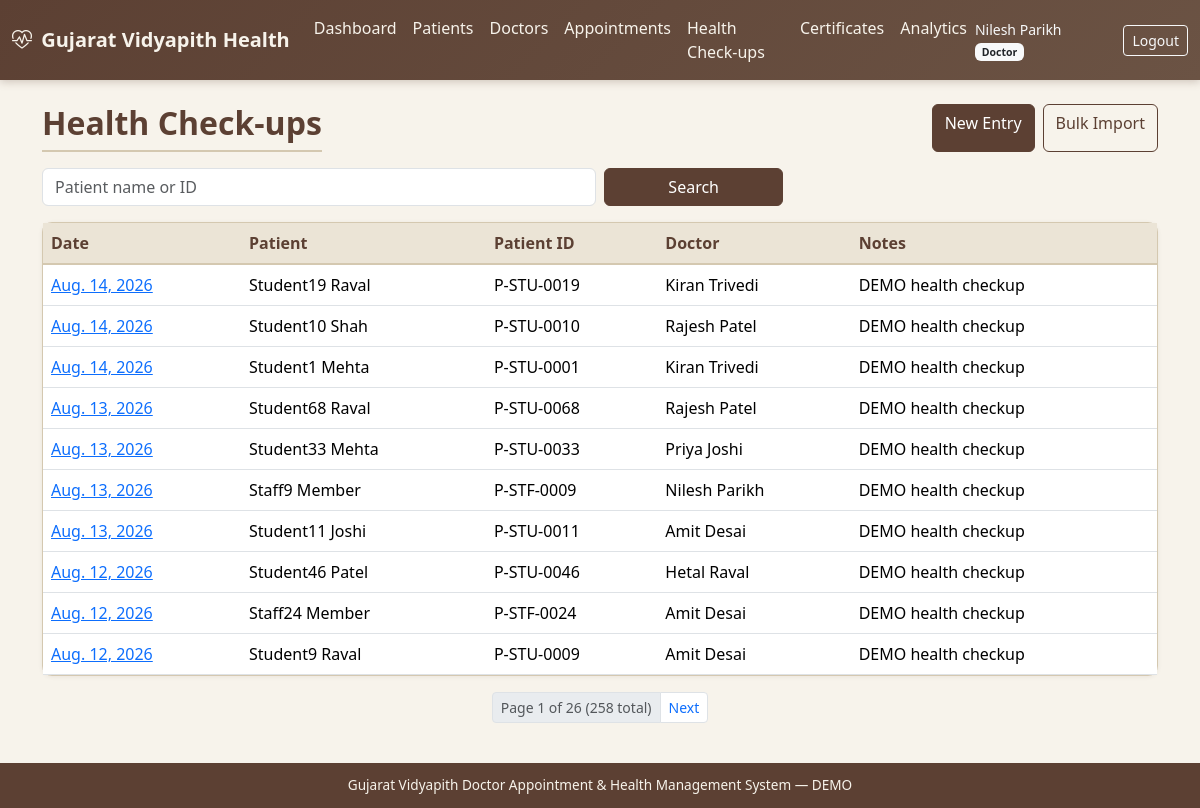
Page /health/ (signed in) on the committed database.
### accounts/models.py (models this page shows, shortened)
class User(AbstractUser):
    role = models.ForeignKey(
        Role, on_delete=models.SET_NULL, null=True, blank=True, related_name='users'
    )
    mobile = models.CharField(max_length=15, blank=True)
    gender = models.CharField(
        max_length=10,
        choices=[('Male', 'Male'), ('Female', 'Female'), ('Other', 'Other')],
        blank=True,
    )
    profile_photo = models.ImageField(upload_to='profiles/', blank=True, null=True)
    is_active_user = models.BooleanField(default=True)
    created_at = models.DateTimeField(auto_now_add=True)
    updated_at = models.DateTimeField(auto_now=True)
    class Meta:
        ordering = ['username']
    @property
    def role_code(self):
        return self.role.code if self.role else None
    def has_role(self, *codes):
        return self.role and self.role.code in codes
    def is_doctor_user(self):
        if self.has_role(Role.DOCTOR, Role.ADMIN, Role.SUPER_ADMIN):
            return True
        try:
            return self.doctor_profile is not None
        except Exception:
            return False

class Role(models.Model):
    ADMIN = 'admin'
    DOCTOR = 'doctor'
    STUDENT = 'student'
    STAFF = 'staff'
    STAFF_FAMILY = 'staff_family'
    HOD = 'hod'
    SUPER_ADMIN = 'super_admin'
    ROLE_CHOICES = [
        (ADMIN, 'Administrator'),
        (DOCTOR, 'Doctor'),
        (STUDENT, 'Student'),
        (STAFF, 'Staff'),
        (STAFF_FAMILY, 'Staff Family Member'),
        (HOD, 'HOD'),
        (SUPER_ADMIN, 'Super Administrator'),
    ]
    code = models.CharField(max_length=20, choices=ROLE_CHOICES, unique=True)
    name = models.CharField(max_length=50)
    description = models.TextField(blank=True)
    is_active = models.BooleanField(default=True)
    created_at = models.DateTimeField(auto_now_add=True)
    class Meta:
        ordering = ['name']

### health_records/models.py (models this page shows, shortened)
class HealthCheckup(models.Model):
    patient = models.ForeignKey(Patient, on_delete=models.CASCADE, related_name='health_checkups')
    doctor = models.ForeignKey(
        Doctor, on_delete=models.SET_NULL, null=True, blank=True, related_name='health_checkups'
    )
    checkup_date = models.DateField(db_index=True)
    notes = models.TextField(blank=True)
    entered_by = models.ForeignKey(
        settings.AUTH_USER_MODEL, on_delete=models.SET_NULL, null=True, blank=True
    )
    created_at = models.DateTimeField(auto_now_add=True)
    is_demo = models.BooleanField(default=False)
    class Meta:
        ordering = ['-checkup_date']
        indexes = [models.Index(fields=['patient', 'checkup_date'])]

### patients/models.py (models this page shows, shortened)
class Patient(models.Model):
    CATEGORY_STUDENT = 'student'
    CATEGORY_STAFF = 'staff'
    CATEGORY_STAFF_FAMILY = 'staff_family'
    CATEGORY_CHOICES = [
        (CATEGORY_STUDENT, 'Student'),
        (CATEGORY_STAFF, 'University Staff'),
        (CATEGORY_STAFF_FAMILY, 'Staff Family Member'),
    ]
    patient_id = models.CharField(max_length=30, unique=True, db_index=True)
    user = models.OneToOneField(
        settings.AUTH_USER_MODEL,
        on_delete=models.SET_NULL,
        null=True,
        blank=True,
        related_name='patient_profile',
    )
    category = models.CharField(max_length=20, choices=CATEGORY_CHOICES, db_index=True)
    name = models.CharField(max_length=150, db_index=True)
    gender = models.CharField(
        max_length=10,
        choices=[('Male', 'Male'), ('Female', 'Female'), ('Other', 'Other')],
        blank=True,
    )
    date_of_birth = models.DateField(null=True, blank=True)
    email = models.EmailField(blank=True, db_index=True)
    mobile = models.CharField(max_length=15, blank=True, db_index=True)
    address = models.TextField(blank=True)
    blood_group = models.CharField(max_length=5, blank=True)
    emergency_contact = models.CharField(max_length=15, blank=True)
    status = models.CharField(
        max_length=20,
        choices=[('Active', 'Active'), ('Inactive', 'Inactive')],
        default='Active',
    )
    created_at = models.DateTimeField(auto_now_add=True)
    updated_at = models.DateTimeField(auto_now=True)
    created_by = models.ForeignKey(
        settings.AUTH_USER_MODEL,
        on_delete=models.SET_NULL,
        null=True,
        blank=True,
        related_name='patients_created',
    )
    class Meta:
        ordering = ['name']
        indexes = [
            models.Index(fields=['name', 'mobile']),
            models.Index(fields=['category', 'status']),
        ]

### doctors/models.py (models this page shows, shortened)
class Doctor(models.Model):
    doctor_id = models.CharField(max_length=30, unique=True)
    user = models.OneToOneField(
        settings.AUTH_USER_MODEL,
        on_delete=models.SET_NULL,
        null=True,
        blank=True,
        related_name='doctor_profile',
    )
    name = models.CharField(max_length=150)
    gender = models.CharField(
        max_length=10,
        choices=[('Male', 'Male'), ('Female', 'Female'), ('Other', 'Other')],
        blank=True,
    )
    qualification = models.CharField(max_length=200, blank=True)
    medical_system = models.ForeignKey(
        MedicalSystem, on_delete=models.SET_NULL, null=True, blank=True, related_name='doctors'
    )
    specialization = models.ForeignKey(
        Specialization, on_delete=models.SET_NULL, null=True, related_name='doctors'
    )
    department = models.ForeignKey(
        Department, on_delete=models.SET_NULL, null=True, blank=True, related_name='doctors'
    )
    registration_number = models.CharField(max_length=50, blank=True)
    email = models.EmailField(blank=True)
    mobile = models.CharField(max_length=15, blank=True)
    experience_years = models.PositiveSmallIntegerField(default=0)
    profile_photo = models.ImageField(upload_to='doctors/', blank=True, null=True)
    availability = models.CharField(
        max_length=20,
        choices=[('Available', 'Available'), ('Unavailable', 'Unavailable'), ('On Leave', 'On Leave')],
        default='Available',
    )
    status = models.CharField(
        max_length=20,
        choices=[('Active', 'Active'), ('Inactive', 'Inactive')],
        default='Active',
    )
    created_at = models.DateTimeField(auto_now_add=True)
    updated_at = models.DateTimeField(auto_now=True)
    class Meta:
        ordering = ['name']

### health_records/views.py (the view)
# urls.py: path('', views.index, name='index'),
@login_required
def index(request):
    q = request.GET.get('q', '').strip()
    qs = HealthCheckup.objects.select_related('patient', 'doctor').order_by('-checkup_date')
    qs = patient_scoped_qs(request.user, qs)
    if q:
        from django.db.models import Q
        qs = qs.filter(Q(patient__name__icontains=q) | Q(patient__patient_id__icontains=q))
    page = Paginator(qs, 10).get_page(request.GET.get('page'))
    return render(request, 'health_records/list.html', {
        'page_obj': page, 'checkups': page, 'q': q,
    })

### accounts/authorization.py (called while the page is built)
def is_admin(user):
    if not user or not user.is_authenticated:
        return False
    if user.is_superuser:
        return True
    role = getattr(user, 'role', None)
    if role and role.code in (Role.ADMIN, Role.SUPER_ADMIN):
        return True
    return False

def is_doctor(user):
    if not user or not user.is_authenticated:
        return False
    if user.is_superuser or is_admin(user):
        return True
    role = getattr(user, 'role', None)
    if role and role.code == Role.DOCTOR:
        return True
    if get_doctor_profile(user) is not None:
        return True
    return False

def patient_scoped_qs(user, queryset, patient_field='patient'):
    if is_admin(user) or is_doctor(user):
        return queryset
    own = get_linked_patient(user)
    if own is None:
        return queryset.none()
    return queryset.filter(**{patient_field: own})

### templates/health_records/list.html (shortened to what this page needs)
{% extends "base.html" %}
{% block content %}
<div class="container">
  <div class="d-flex justify-content-between mb-3 flex-wrap gap-2">
    <h2 class="page-title mb-0">Health Check-ups</h2>
    {% if user.is_doctor_user or user.is_admin_user or user.is_superuser %}
    <div class="d-flex gap-2">
      <a href="{% url 'health_records:entry_start' %}" class="btn btn-gv">New Entry</a>
      <a href="{% url 'health_records:bulk_import' %}" class="btn btn-outline-gv">Bulk Import</a>
    </div>
    {% endif %}
  </div>
  <form class="row g-2 mb-3" method="get">
    <div class="col-md-6"><input name="q" value="{{ q }}" class="form-control" placeholder="Patient name or ID"></div>
    <div class="col-md-2"><button class="btn btn-gv w-100">Search</button></div>
  </form>
  <div class="card card-gv">
    <div class="table-responsive">
      <table class="table table-gv table-hover mb-0">
        <thead>
          <tr>
            <th>Date</th>
            <th>Patient</th>
            <th>Patient ID</th>
            <th>Doctor</th>
            <th>Notes</th>
          </tr>
        </thead>
        <tbody>
        {% for c in checkups %}
        <tr>
          <td><a href="{% url 'health_records:detail' c.pk %}">{{ c.checkup_date }}</a></td>
          <td>{{ c.patient.name }}</td>
          <td>{{ c.patient.patient_id }}</td>
          <td>{{ c.doctor.name|default:"—" }}</td>
          <td>{{ c.notes|truncatechars:40 }}</td>
        </tr>
        {% empty %}
        <tr><td colspan="5" class="text-center text-muted">No records</td></tr>
        {% endfor %}
        </tbody>
      </table>
    </div>
  </div>
  {% include "includes/pagination.html" %}
</div>
{% endblock %}

### templates/base.html (shortened to what this page needs)
{% load static %}
<!DOCTYPE html>
<html lang="en">
<head>
  <link href="https://cdn.jsdelivr.net/npm/bootstrap@5.3.3/dist/css/bootstrap.min.css" rel="stylesheet">
  <link href="https://cdn.jsdelivr.net/npm/bootstrap-icons@1.11.3/font/bootstrap-icons.min.css" rel="stylesheet">
  <link href="{% static 'css/gv-theme.css' %}" rel="stylesheet">
</head>
<body class="d-flex flex-column">
{% if user.is_authenticated %}
<nav class="navbar navbar-expand-lg navbar-gv">
  <div class="container-fluid">
    <a class="navbar-brand fw-semibold" href="{% url 'accounts:dashboard' %}">
      <i class="bi bi-heart-pulse me-1"></i> Gujarat Vidyapith Health
    </a>
    <div class="collapse navbar-collapse" id="navMain">
      <ul class="navbar-nav me-auto">
        <li class="nav-item"><a class="nav-link" href="{% url 'accounts:dashboard' %}">Dashboard</a></li>
        {% if user.is_superuser or user.role_code == 'admin' or user.role_code == 'super_admin' or user.role_code == 'doctor' %}
        <li class="nav-item"><a class="nav-link" href="{% url 'patients:index' %}">Patients</a></li>
        {% endif %}
        <li class="nav-item"><a class="nav-link" href="{% url 'doctors:index' %}">Doctors</a></li>
        <li class="nav-item"><a class="nav-link" href="{% url 'appointments:index' %}">Appointments</a></li>
        <li class="nav-item"><a class="nav-link" href="{% url 'health_records:index' %}">Health Check-ups</a></li>
        <li class="nav-item"><a class="nav-link" href="{% url 'certificates:index' %}">Certificates</a></li>
        <li class="nav-item"><a class="nav-link" href="{% url 'analytics:index' %}">Analytics</a></li>
      </ul>
      <span class="navbar-text text-light me-3 small">
        {{ user.get_full_name|default:user.username }}
        {% if user.role %}<span class="badge bg-light text-dark">{{ user.role.name }}</span>{% endif %}
      </span>
      <a class="btn btn-sm btn-outline-light" href="{% url 'accounts:logout' %}">Logout</a>
    </div>
  </div>
</nav>
{% endif %}
<main class="container-fluid py-4 flex-grow-1">
  {% block content %}{% endblock %}
</main>
<footer class="footer-gv text-center">
  <div class="container">
    Gujarat Vidyapith Doctor Appointment &amp; Health Management System &mdash; DEMO
  </div>
</footer>
</body>
</html>

### static/css/gv-theme.css (style rules this page uses)
:root { --gv-cream: #f7f3eb; --gv-cream-dark: #ebe4d6; --gv-brown: #5c4033; --gv-brown-light: #8b6914; --gv-earth: #6b5344; --gv-muted: #a0896e; --gv-accent: #3d5a40; --gv-text: #2c2416; --gv-border: #d4c8b0; --gv-card: #fffdf8; --gv-success: #4a7c59; --gv-warning: #c4a35a; --gv-danger: #a65d57; }
body { background-color: var(--gv-cream); color: var(--gv-text); font-family: 'Segoe UI', system-ui, -apple-system, sans-serif; min-height: 100vh; }
.navbar-gv { background: linear-gradient(135deg, var(--gv-brown) 0%, var(--gv-earth) 100%); box-shadow: 0 2px 8px rgba(92, 64, 51, 0.25); }
.navbar-gv .navbar-brand, .navbar-gv .nav-link { color: var(--gv-cream) !important; }
.card-gv { background: var(--gv-card); border: 1px solid var(--gv-border); border-radius: 10px; box-shadow: 0 1px 4px rgba(92, 64, 51, 0.08); }
.btn-gv { background: var(--gv-brown); border-color: var(--gv-brown); color: #fff; }
.btn-outline-gv { border-color: var(--gv-brown); color: var(--gv-brown); }
.table-gv thead th { background: var(--gv-cream-dark); color: var(--gv-brown); border-bottom: 2px solid var(--gv-border); font-weight: 600; }
.page-title { color: var(--gv-brown); font-weight: 600; border-bottom: 2px solid var(--gv-border); padding-bottom: 0.5rem; margin-bottom: 1.25rem; }
.footer-gv { background: var(--gv-brown); color: var(--gv-cream); font-size: 0.85rem; padding: 0.75rem 0; margin-top: auto; }

### rows in the picture
User: get_full_name "Nilesh Parikh", role.name "Doctor"
HealthCheckup: checkup_date "Aug. 14, 2026", patient.name "Student19 Raval", patient.patient_id "P-STU-0019", doctor.name "Kiran Trivedi", notes "DEMO health checkup"
HealthCheckup: checkup_date "Aug. 14, 2026", patient.name "Student10 Shah", patient.patient_id "P-STU-0010", doctor.name "Rajesh Patel", notes "DEMO health checkup"
HealthCheckup: checkup_date "Aug. 14, 2026", patient.name "Student1 Mehta", patient.patient_id "P-STU-0001", doctor.name "Kiran Trivedi", notes "DEMO health checkup"
HealthCheckup: checkup_date "Aug. 13, 2026", patient.name "Student68 Raval", patient.patient_id "P-STU-0068", doctor.name "Rajesh Patel", notes "DEMO health checkup"
HealthCheckup: checkup_date "Aug. 13, 2026", patient.name "Student33 Mehta", patient.patient_id "P-STU-0033", doctor.name "Priya Joshi", notes "DEMO health checkup"
HealthCheckup: checkup_date "Aug. 13, 2026", patient.name "Staff9 Member", patient.patient_id "P-STF-0009", doctor.name "Nilesh Parikh", notes "DEMO health checkup"
HealthCheckup: checkup_date "Aug. 13, 2026", patient.name "Student11 Joshi", patient.patient_id "P-STU-0011", doctor.name "Amit Desai", notes "DEMO health checkup"
HealthCheckup: checkup_date "Aug. 12, 2026", patient.name "Student46 Patel", patient.patient_id "P-STU-0046", doctor.name "Hetal Raval", notes "DEMO health checkup"
HealthCheckup: checkup_date "Aug. 12, 2026", patient.name "Staff24 Member", patient.patient_id "P-STF-0024", doctor.name "Amit Desai", notes "DEMO health checkup"
HealthCheckup: checkup_date "Aug. 12, 2026", patient.name "Student9 Raval", patient.patient_id "P-STU-0009", doctor.name "Amit Desai", notes "DEMO health checkup"

### other values in the picture
{{ page_obj.number }} "1"
{{ page_obj.paginator.num_pages }} "26"
{{ page_obj.paginator.count }} "258"
